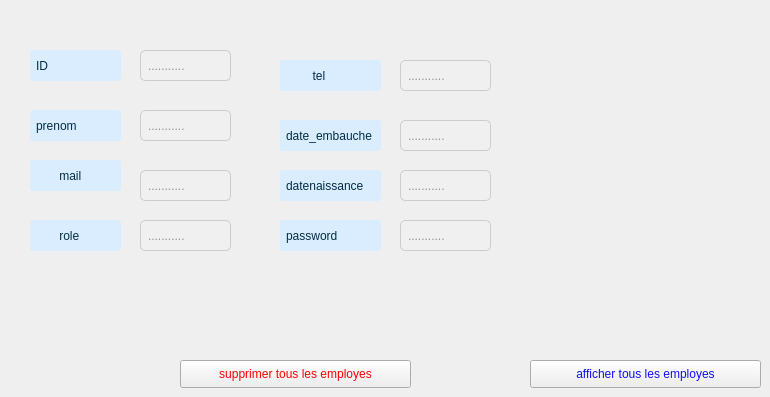
      <widget class="QWidget" name="tabb_2">
       <attribute name="title">
        <string>Update</string>
       </attribute>
       <widget class="QPushButton" name="list_all_button">
        <property name="geometry">
         <rect>
          <x>530</x>
          <y>360</y>
          <width>231</width>
          <height>28</height>
         </rect>
        </property>
        <property name="styleSheet">
         <string notr="true">color:rgb(19, 11, 255)</string>
        </property>
        <property name="text">
         <string>afficher tous les employes</string>
        </property>
       </widget>
       <widget class="QPushButton" name="clear_all_in_table">
        <property name="geometry">
         <rect>
          <x>180</x>
          <y>360</y>
          <width>231</width>
          <height>28</height>
         </rect>
        </property>
        <property name="styleSheet">
         <string notr="true">color:rgb(255, 0, 4)</string>
        </property>
        <property name="text">
         <string>supprimer tous les employes</string>
        </property>
       </widget>
       <widget class="QLabel" name="label_49">
        <property name="geometry">
         <rect>
          <x>30</x>
          <y>50</y>
          <width>91</width>
          <height>31</height>
         </rect>
        </property>
        <property name="styleSheet">
         <string notr="true">QLabel {
    background-color: rgb(217, 237, 255); /* Set the background color */
    border-radius: 3px; /* Adjust the radius as needed */
    padding: 3px; /* Adjust padding as needed */
color:rgb(3, 43, 67);
}
</string>
        </property>
        <property name="text">
         <string>ID</string>
        </property>
       </widget>
       <widget class="QLabel" name="label_50">
        <property name="geometry">
         <rect>
          <x>30</x>
          <y>110</y>
          <width>91</width>
          <height>31</height>
         </rect>
        </property>
        <property name="styleSheet">
         <string notr="true">QLabel {
    background-color: rgb(217, 237, 255); /* Set the background color */
    border-radius: 3px; /* Adjust the radius as needed */
    padding: 3px; /* Adjust padding as needed */
color:rgb(3, 43, 67);
}
</string>
        </property>
        <property name="text">
         <string>prenom</string>
        </property>
       </widget>
       <widget class="QLabel" name="label_48">
        <property name="geometry">
         <rect>
          <x>30</x>
          <y>160</y>
          <width>91</width>
          <height>31</height>
         </rect>
        </property>
        <property name="styleSheet">
         <string notr="true">QLabel {
    background-color: rgb(217, 237, 255); /* Set the background color */
    border-radius: 3px; /* Adjust the radius as needed */
    padding: 3px; /* Adjust padding as needed */
color:rgb(3, 43, 67);
}
</string>
        </property>
        <property name="text">
         <string>       mail</string>
        </property>
       </widget>
       <widget class="QLabel" name="label_51">
        <property name="geometry">
         <rect>
          <x>30</x>
          <y>220</y>
          <width>91</width>
          <height>31</height>
         </rect>
        </property>
        <property name="styleSheet">
         <string notr="true">QLabel {
    background-color: rgb(217, 237, 255); /* Set the background color */
    border-radius: 3px; /* Adjust the radius as needed */
    padding: 3px; /* Adjust padding as needed */
color:rgb(3, 43, 67);
}
</string>
        </property>
        <property name="text">
         <string>       role</string>
        </property>
       </widget>
       <widget class="QLineEdit" name="id_lineEdit_2">
        <property name="geometry">
         <rect>
          <x>140</x>
          <y>50</y>
          <width>91</width>
          <height>31</height>
         </rect>
        </property>
        <property name="styleSheet">
         <string notr="true">QLineEdit {
    background-color: #f0f0f0; /* Set a very light background color */
    border-radius: 5px; /* Adjust the radius as needed */
    padding: 5px; /* Adjust padding as needed */
    border: 1px solid #ccc; /* Add a border */
    color: #333333; /* Set the color of the text to dark */
}
</string>
        </property>
        <property name="text">
         <string/>
        </property>
        <property name="placeholderText">
         <string>...........</string>
        </property>
       </widget>
       <widget class="QLabel" name="label_52">
        <property name="geometry">
         <rect>
          <x>280</x>
          <y>60</y>
          <width>101</width>
          <height>31</height>
         </rect>
        </property>
        <property name="styleSheet">
         <string notr="true">QLabel {
    background-color: rgb(217, 237, 255); /* Set the background color */
    border-radius: 3px; /* Adjust the radius as needed */
    padding: 3px; /* Adjust padding as needed */
color:rgb(3, 43, 67);
}
</string>
        </property>
        <property name="text">
         <string>        tel</string>
        </property>
       </widget>
       <widget class="QLineEdit" name="genre_lineEdit_2">
        <property name="geometry">
         <rect>
          <x>400</x>
          <y>60</y>
          <width>91</width>
          <height>31</height>
         </rect>
        </property>
        <property name="styleSheet">
         <string notr="true">QLineEdit {
    background-color: #f0f0f0; /* Set a very light background color */
    border-radius: 5px; /* Adjust the radius as needed */
    padding: 5px; /* Adjust padding as needed */
    border: 1px solid #ccc; /* Add a border */
    color: #333333; /* Set the color of the text to dark */
}
</string>
        </property>
        <property name="text">
         <string/>
        </property>
        <property name="placeholderText">
         <string>...........</string>
        </property>
       </widget>
       <widget class="QLineEdit" name="name_lineEdit_2">
        <property name="geometry">
         <rect>
          <x>140</x>
          <y>110</y>
          <width>91</width>
          <height>31</height>
         </rect>
        </property>
        <property name="styleSheet">
         <string notr="true">QLineEdit {
    background-color: #f0f0f0; /* Set a very light background color */
    border-radius: 5px; /* Adjust the radius as needed */
    padding: 5px; /* Adjust padding as needed */
    border: 1px solid #ccc; /* Add a border */
    color: #333333; /* Set the color of the text to dark */
}
</string>
        </property>
        <property name="text">
         <string/>
        </property>
        <property name="placeholderText">
         <string>...........</string>
        </property>
       </widget>
       <widget class="QLabel" name="label_53">
        <property name="geometry">
         <rect>
          <x>280</x>
          <y>120</y>
          <width>101</width>
          <height>31</height>
         </rect>
        </property>
        <property name="styleSheet">
         <string notr="true">QLabel {
    background-color: rgb(217, 237, 255); /* Set the background color */
    border-radius: 3px; /* Adjust the radius as needed */
    padding: 3px; /* Adjust padding as needed */
color:rgb(3, 43, 67);
}
</string>
        </property>
        <property name="text">
         <string>date_embauche</string>
        </property>
       </widget>
       <widget class="QLineEdit" name="type_lineEdit_2">
        <property name="geometry">
         <rect>
          <x>400</x>
          <y>120</y>
          <width>91</width>
          <height>31</height>
         </rect>
        </property>
        <property name="styleSheet">
         <string notr="true">QLineEdit {
    background-color: #f0f0f0; /* Set a very light background color */
    border-radius: 5px; /* Adjust the radius as needed */
    padding: 5px; /* Adjust padding as needed */
    border: 1px solid #ccc; /* Add a border */
    color: #333333; /* Set the color of the text to dark */
}
</string>
        </property>
        <property name="text">
         <string/>
        </property>
        <property name="placeholderText">
         <string>...........</string>
        </property>
       </widget>
       <widget class="QLineEdit" name="date_lineEdit_2">
        <property name="geometry">
         <rect>
          <x>400</x>
          <y>170</y>
          <width>91</width>
          <height>31</height>
         </rect>
        </property>
        <property name="styleSheet">
         <string notr="true">QLineEdit {
    background-color: #f0f0f0; /* Set a very light background color */
    border-radius: 5px; /* Adjust the radius as needed */
    padding: 5px; /* Adjust padding as needed */
    border: 1px solid #ccc; /* Add a border */
    color: #333333; /* Set the color of the text to dark */
}
</string>
        </property>
        <property name="text">
         <string/>
        </property>
        <property name="placeholderText">
         <string>...........</string>
        </property>
       </widget>
       <widget class="QLabel" name="label_54">
        <property name="geometry">
         <rect>
          <x>280</x>
          <y>170</y>
          <width>101</width>
          <height>31</height>
         </rect>
        </property>
        <property name="styleSheet">
         <string notr="true">QLabel {
    background-color: rgb(217, 237, 255); /* Set the background color */
    border-radius: 3px; /* Adjust the radius as needed */
    padding: 3px; /* Adjust padding as needed */
color:rgb(3, 43, 67);
}
</string>
        </property>
        <property name="text">
         <string>datenaissance</string>
        </property>
       </widget>
       <widget class="QLineEdit" name="duree_lineEdit_2">
        <property name="geometry">
         <rect>
          <x>400</x>
          <y>220</y>
          <width>91</width>
          <height>31</height>
         </rect>
        </property>
        <property name="styleSheet">
         <string notr="true">QLineEdit {
    background-color: #f0f0f0; /* Set a very light background color */
    border-radius: 5px; /* Adjust the radius as needed */
    padding: 5px; /* Adjust padding as needed */
    border: 1px solid #ccc; /* Add a border */
    color: #333333; /* Set the color of the text to dark */
}
</string>
        </property>
        <property name="text">
         <string/>
        </property>
        <property name="placeholderText">
         <string>...........</string>
        </property>
       </widget>
       <widget class="QLabel" name="label_55">
        <property name="geometry">
         <rect>
          <x>280</x>
          <y>220</y>
          <width>101</width>
          <height>31</height>
         </rect>
        </property>
        <property name="styleSheet">
         <string notr="true">QLabel {
    background-color: rgb(217, 237, 255); /* Set the background color */
    border-radius: 3px; /* Adjust the radius as needed */
    padding: 3px; /* Adjust padding as needed */
color:rgb(3, 43, 67);
}
</string>
        </property>
        <property name="text">
         <string>password</string>
        </property>
       </widget>
       <widget class="QLineEdit" name="host_lineEdit_2">
        <property name="geometry">
         <rect>
          <x>140</x>
          <y>170</y>
          <width>91</width>
          <height>31</height>
         </rect>
        </property>
        <property name="styleSheet">
         <string notr="true">QLineEdit {
    background-color: #f0f0f0; /* Set a very light background color */
    border-radius: 5px; /* Adjust the radius as needed */
    padding: 5px; /* Adjust padding as needed */
    border: 1px solid #ccc; /* Add a border */
    color: #333333; /* Set the color of the text to dark */
}
</string>
        </property>
        <property name="text">
         <string/>
        </property>
        <property name="placeholderText">
         <string>...........</string>
        </property>
       </widget>
       <widget class="QLineEdit" name="nbviews_lineEdit_2">
        <property name="geometry">
         <rect>
          <x>140</x>
          <y>220</y>
          <width>91</width>
          <height>31</height>
         </rect>
        </property>
        <property name="styleSheet">
         <string notr="true">QLineEdit {
    background-color: #f0f0f0; /* Set a very light background color */
    border-radius: 5px; /* Adjust the radius as needed */
    padding: 5px; /* Adjust padding as needed */
    border: 1px solid #ccc; /* Add a border */
    color: #333333; /* Set the color of the text to dark */
}
</string>
        </property>
        <property name="text">
         <string/>
        </property>
        <property name="placeholderText">
         <string>...........</string>
        </property>
       </widget>
      </widget>
